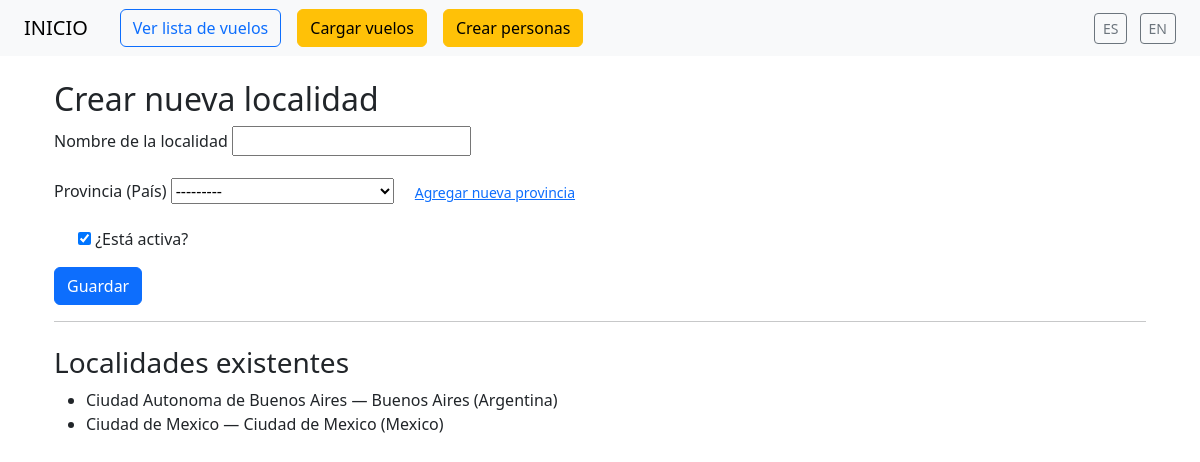
Page /es/localidad/crear/ (signed in) on the earlier database version.
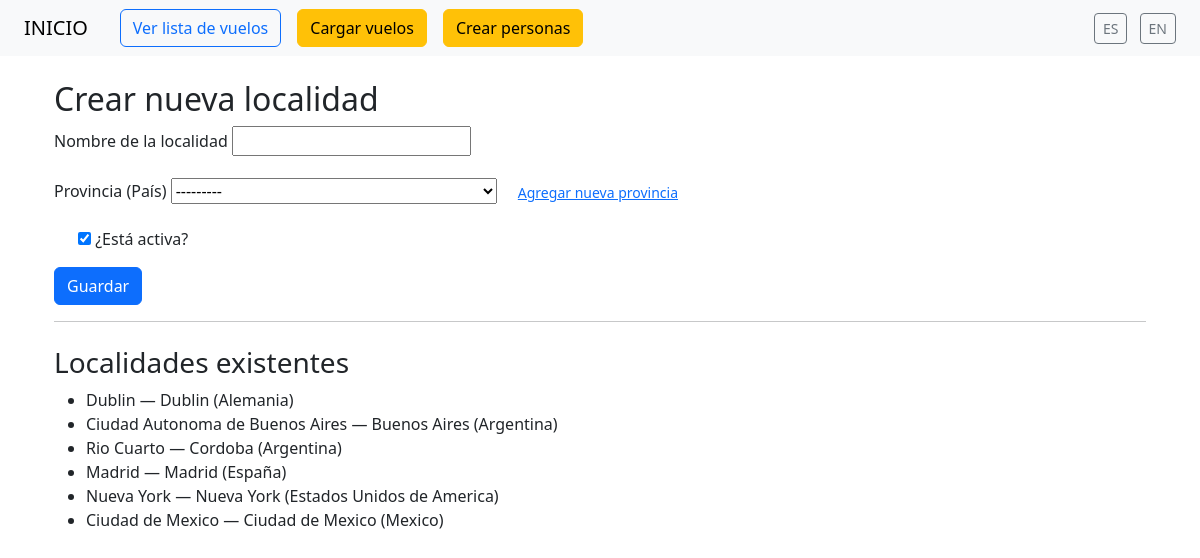
Same page on the later database version.
### core/models.py (models this page shows, shortened)
class Localidad(models.Model):
    provincia = models.ForeignKey(Provincia, on_delete=models.CASCADE, related_name='localidades', null=True, verbose_name=_("Provincia"))
    nombre = models.CharField(max_length=100, verbose_name=_("Nombre"))
    activo = models.BooleanField(default=True, verbose_name=_("Activo"))
    class Meta:
        ordering = ['nombre']
        verbose_name = _("Localidad")
        verbose_name_plural = _("Localidades")
        constraints = [
            models.UniqueConstraint(fields=['provincia', 'nombre'], name='unique_localidad_por_provincia')
        ]

class Provincia(models.Model):
    pais = models.ForeignKey(Pais, on_delete=models.CASCADE, related_name='provincias', verbose_name=_("País"))
    nombre = models.CharField(max_length=100, verbose_name=_("Nombre"))
    activo = models.BooleanField(default=True, verbose_name=_("Activo"))
    class Meta:
        ordering = ['nombre']
        verbose_name = _("Provincia")
        verbose_name_plural = _("Provincias")
        constraints = [
            models.UniqueConstraint(fields=['pais', 'nombre'], name='unique_provincia_por_pais')
        ]
    def __str__(self):
        return f"{self.nombre} ({self.pais.nombre})"

class Pais(models.Model):
    nombre = models.CharField(max_length=100, verbose_name=_("Nombre"))
    activo = models.BooleanField(default=True, verbose_name=_("Activo"))
    class Meta:
        ordering = ['nombre']
        verbose_name = _("País")
        verbose_name_plural = _("Países")

### vuelos/views.py (the view, shortened to what this page needs)
# urls.py: path('localidad/crear/', views.LocalidadCreateView.as_view(), name='localidad_form'),
class LocalidadCreateView(LoginRequiredMixin, UserPassesTestMixin, CreateView):
    model = Localidad
    fields = ['nombre', 'provincia', 'activo']
    template_name = 'vuelos/localidad_form.html'
    success_url = reverse_lazy('cargar_vuelo')
    def test_func(self):
        return self.request.user.is_superuser
    def get_context_data(self, **kwargs):
        context = super().get_context_data(**kwargs)
        context['localidades'] = Localidad.objects.select_related('provincia__pais').order_by('provincia__pais__nombre', 'provincia__nombre', 'nombre')
        return context

### vuelos/templates/vuelos/localidad_form.html (shortened to what this page needs)
{% extends 'base.html' %}
{% load i18n %}
{% block content %}
  <div class="container mt-4">
    <h2>{% trans "Crear nueva localidad" %}</h2>
    <form method="post">
      <div class="mb-3">
        <label for="id_nombre" class="form-label">{% trans "Nombre de la localidad" %}</label>
        {{ form.nombre }}
      </div>
      <div class="mb-3">
        <label for="id_provincia" class="form-label">{% trans "Provincia (País)" %}</label>
        {{ form.provincia }}
        <a href="{% url 'provincia_form' %}" class="btn btn-link btn-sm ms-2">
          {% trans "Agregar nueva provincia" %}
        </a>
      </div>
      <div class="form-check mb-3">
        {{ form.activo }}
        <label class="form-check-label" for="id_activo">{% trans "¿Está activa?" %}</label>
      </div>
      <button type="submit" class="btn btn-primary">{% trans "Guardar" %}</button>
    </form>
    <hr>
    <h3 class="mt-4">{% trans "Localidades existentes" %}</h3>
    <ul>
      {% for localidad in localidades %}
        <li>{{ localidad.nombre }} {% trans "—" %} {{ localidad.provincia.nombre }} ({{ localidad.provincia.pais.nombre }})</li>
      {% empty %}
        <li>{% trans "No hay localidades registradas aún." %}</li>
      {% endfor %}
    </ul>
  </div>
{% endblock %}

### home/templates/base.html (shortened to what this page needs)
{% load i18n %}
<!DOCTYPE html>
<html lang="{{ LANGUAGE_CODE }}">
<head>
    <link href="https://cdn.jsdelivr.net/npm/bootstrap@5.3.0/dist/css/bootstrap.min.css" rel="stylesheet">
</head>
<body>
    <nav class="navbar navbar-expand-lg navbar-light bg-light px-4">
        <a class="navbar-brand" href="{% url 'home' %}">{% trans "INICIO" %}</a>
        {% if user.is_authenticated %}
            <a class="btn btn-outline-primary ms-3" href="{% url 'vuelo_template' %}">
                {% trans "Ver lista de vuelos" %}
            </a>
        {% endif %}
        {% if user.is_authenticated and user.is_superuser %}
            <a class="btn btn-warning ms-3" href="{% url 'cargar_vuelo' %}">
                {% trans "Cargar vuelos" %}
            </a>
        {% endif %}
        {% if user.is_authenticated and user.is_superuser %}
            <a class="btn btn-warning ms-3" href="{% url 'persona_create' %}">
                {% trans "Crear personas" %}
            </a>
        {% endif %}
        <div class="ms-auto">
            <form action="{% url 'set_language' %}" method="post" class="d-inline">
                <button class="btn btn-sm btn-outline-secondary">ES</button>
            </form>
            <form action="{% url 'set_language' %}" method="post" class="d-inline ms-2">
                <button class="btn btn-sm btn-outline-secondary">EN</button>
            </form>
        </div>
    </nav>
    <main class="container mt-4">
        {% block content %}{% endblock %}
    </main>
</body>
</html>

Differences in the rows shown:
added Localidad: nombre "Dublin", provincia.nombre "Dublin", provincia.pais.nombre "Alemania"
added Localidad: nombre "Rio Cuarto", provincia.nombre "Cordoba", provincia.pais.nombre "Argentina"
added Localidad: nombre "Madrid", provincia.nombre "Madrid", provincia.pais.nombre "España"
added Localidad: nombre "Nueva York", provincia.nombre "Nueva York", provincia.pais.nombre "Estados Unidos de America"
